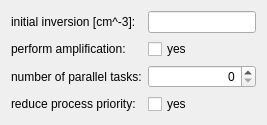
          <widget class="QWidget" name="scrollAreaWidgetContents_Execution">
           <property name="geometry">
            <rect>
             <x>0</x>
             <y>0</y>
             <width>0</width>
             <height>0</height>
            </rect>
           </property>
           <layout class="QFormLayout" name="formLayout_6">
            <property name="fieldGrowthPolicy">
             <enum>QFormLayout::AllNonFixedFieldsGrow</enum>
            </property>
            <item row="0" column="0">
             <widget class="QLabel" name="label_initial_inversion">
              <property name="text">
               <string>initial inversion [cm^-3]:</string>
              </property>
             </widget>
            </item>
            <item row="0" column="1">
             <widget class="QLineEdit" name="lineEdit_initial_inversion">
              <property name="alignment">
               <set>Qt::AlignRight|Qt::AlignTrailing|Qt::AlignVCenter</set>
              </property>
             </widget>
            </item>
            <item row="1" column="0">
             <widget class="QLabel" name="label_amplification">
              <property name="text">
               <string>perform amplification:</string>
              </property>
             </widget>
            </item>
            <item row="1" column="1">
             <widget class="QCheckBox" name="checkBox_amplification">
              <property name="text">
               <string>yes</string>
              </property>
             </widget>
            </item>
            <item row="2" column="0">
             <widget class="QLabel" name="label_num_tasks">
              <property name="text">
               <string>number of parallel tasks:</string>
              </property>
             </widget>
            </item>
            <item row="2" column="1">
             <widget class="QSpinBox" name="spinBox_num_tasks">
              <property name="alignment">
               <set>Qt::AlignRight|Qt::AlignTrailing|Qt::AlignVCenter</set>
              </property>
              <property name="minimum">
               <number>0</number>
              </property>
              <property name="maximum">
               <number>1073741824</number>
              </property>
             </widget>
            </item>
            <item row="3" column="0">
             <widget class="QLabel" name="label_lower_process_priority">
              <property name="text">
               <string>reduce process priority:</string>
              </property>
             </widget>
            </item>
            <item row="3" column="1">
             <widget class="QCheckBox" name="checkBox_lower_process_priority">
              <property name="text">
               <string>yes</string>
              </property>
             </widget>
            </item>
           </layout>
          </widget>
